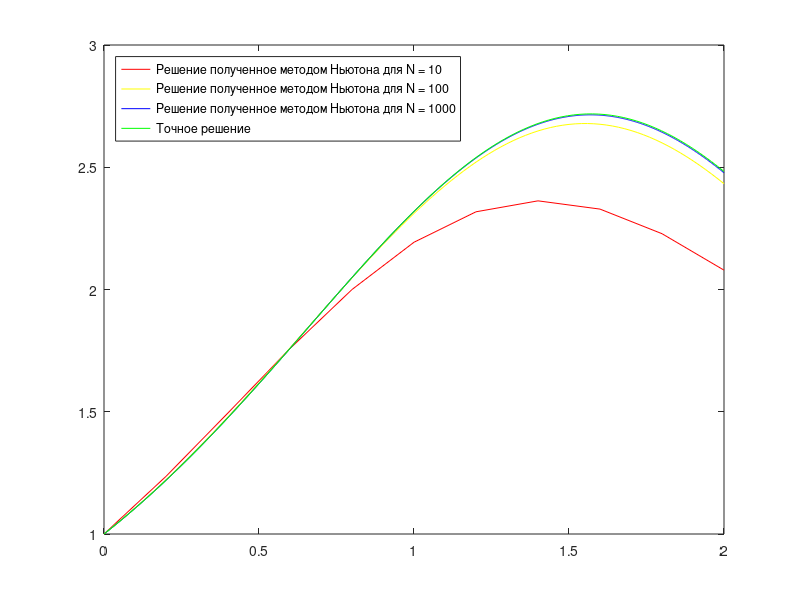

Here is the MATLAB script that generated this plot:
function ZDATask2Var3
  clear;clc;
  N1 = 10;
  N2 = 100;
  N3 = 1000;
  Tspan = [0,2];
  x_plot = linspace(Tspan(1), Tspan(2),100);
  True_sol = @(x) exp(sin(x));
  y_plot = True_sol(x_plot);
  [x1, y1]= Solution(N1,Tspan);
  [x2, y2]= Solution(N2,Tspan);
  [x3, y3]= Solution(N3,Tspan);
  plot(x1,y1,"r",x2,y2,"y",x3,y3,"b",x_plot,y_plot,"g")
  legend("Решение полученное методом Ньютона для N = 10","Решение полученное методом Ньютона для N = 100","Решение полученное методом Ньютона для N = 1000", "Точное решение",'Location', 'northwest')
endfunction

function [x,y] = Solution(N,Tspan)
  h = (Tspan(2) - Tspan(1))/N;
  x = linspace(Tspan(1), Tspan(2),N+1);
  y = zeros(size(x));
  dy = zeros(size(x));
  y(1) = 1;
  dy(1) = 1;

  for i = 1 : N
    [y(i + 1), dy(i + 1)] = Euler_im_Newton(y(i), dy(i), x(i), h);
  end

endfunction

function [y_next, dy_next] = Euler_im_Newton(y, dy, x, h)
  y_next = y;
  dy_next = dy;
  tol = 10e-16;
  delta = [1,1];
  while (norm(delta) > tol)
    matrix = [y_next - y - h*dy_next;
              dy_next - dy - h *(dy_next*cos(x+h) - y_next*log(y_next))];
    Jmatrix = [1 , -h;
              h*(log(y_next)+1), 1 - h*cos(x + h)];
    delta = - Jmatrix\matrix;
    y_next = y_next + delta(1);
    dy_next = dy_next + delta(2);
  endwhile
endfunction
